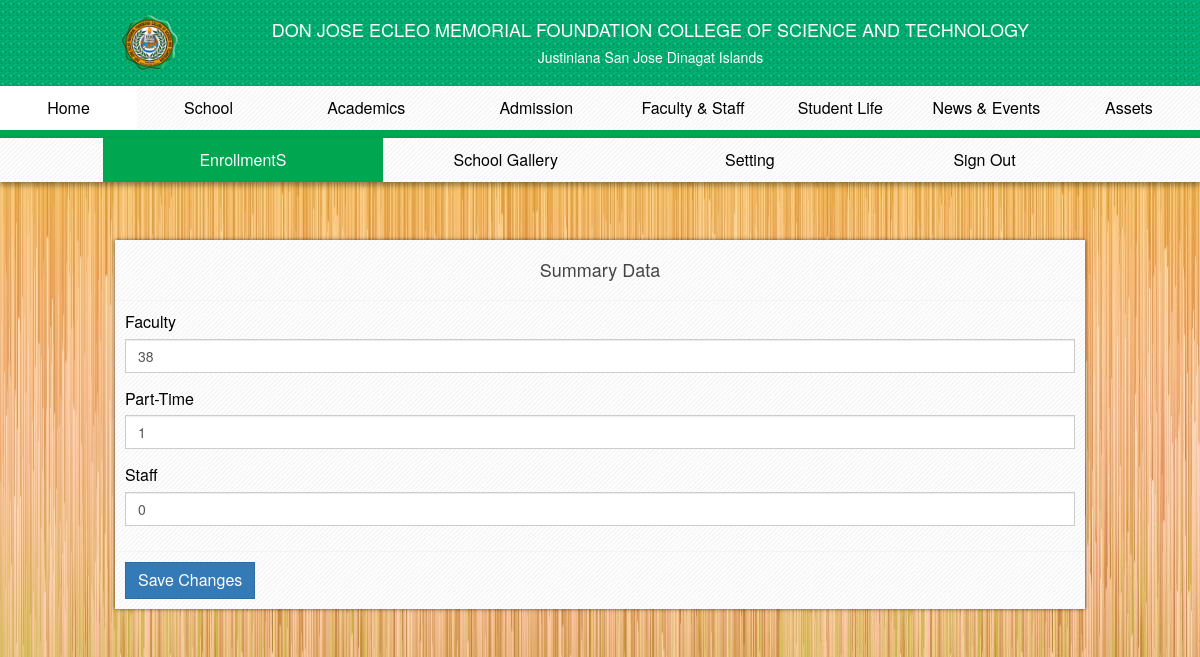
/admin/pages/index/summary.php (signed in), run on the app's committed database.
### tables this page shows
CREATE TABLE `summary_data` (
  `summaryId` int(11) NOT NULL,
  `facultySum` int(11) NOT NULL,
  `staffSum` int(11) NOT NULL,
  `partSum` int(11) NOT NULL
);

### admin/pages/class/connect.php (called while the page is built, shortened)
<?php
  class connection
  {
    private $host = host;
    private $user = user;
    private $pass = pass;
    private $db = db;
    public function connect()
    {
      $this->conn = mysqli_connect($this->host, $this->user, $this->pass, $this->db);
      return false;
    }
  }
?>

### admin/pages/class/data.php (called while the page is built, shortened)
<?php
  include_once 'connect.php';
  class process extends connection
  {
    public function iGetSummary()
    {
      $st = $this->conn->prepare("SELECT * FROM `summary_data`");
      if ($st) {
        if ($st->execute()) {
          $r = $st->get_result();
          return $r;
        }
      }
    }
    public function iGetAllDept()
     {
       $st = $this->conn->prepare("SELECT * FROM `dept_data` WHERE `deptstat` = 1");
       if ($st) {
         if ($st->execute()) {
           $r = $st->get_result();
           return $r;
         }
       }
     }
    public function iGetAllProgram($action, $dept, $title)
    {
      if($action == "name") {
        $st = $this->conn->prepare("SELECT program_data.programId, `programTitle`, `programName`, `programDesc`, `programImage`, `deptTitle` FROM `program_data`
        INNER JOIN `deptjunc_data` ON program_data.programId = deptjunc_data.programId INNER JOIN `dept_data` ON deptjunc_data.deptId = dept_data.deptId  WHERE `deptTitle` = ? ");
        $st->bind_param("s", $dept);
      } else {
        $st = $this->conn->prepare("SELECT program_data.programId, `programTitle`, `programName`, `programDesc`, `programImage`, `deptTitle` FROM `program_data`
        INNER JOIN `deptjunc_data` ON program_data.programId = deptjunc_data.programId INNER JOIN `dept_data` ON deptjunc_data.deptId = dept_data.deptId");
      }
      if($st->execute()) {
        $r = $st->get_result();
      } else {
        $r = 0;
      }
      return $r;
    }
  }
?>

### admin/pages/class/content.php (called while the page is built, shortened)
<?php
  class initContents
  {
    private $path = "../../../admin/pages/";
    public function getStyle() {
      include_once $this->path.'static/style.php';
    }
    public function getHeader() {
      include_once $this->path.'index/header.php';
    }
  }
?>

### admin/pages/index/summary.php (the view, shortened to what this page needs)
<!DOCTYPE html>
<html lang="en" dir="ltr">
  <head>
    <?php
       require_once '../../../admin/pages/class/content.php';
       require_once '../../../admin/pages/class/data.php';
       $init = new initContents();
       $data = new process();
       $init->getTitle();
       $init->getStyle();
      $r = $data->iGetSummary();
      if ($r) {
        $f = $r->fetch_array();
      }
     ?>
  </head>
  <body>
    <?php $init->getHeader() ?>
    <div class="container-fluid">
      <div class="container">
        <div class="row">
          <div class="col-sm-1"></div>
            <div class="col-sm-10">
              <form action="<?php echo htmlspecialchars($_SERVER['PHP_SELF']); ?>" method="post">
                <div class="box box-default">
                  <div class="box-header with-border">
                    <h4 class="text-center">Summary Data</h4>
                  </div>
                  <div class="box-body">
                    <div class="form-group">
                      <label for="faculty">Faculty</label>
                      <input class="form-control" type="text" name="faculty" id="faculty" value="<?php echo $f[1] ?>">
                    </div>
                    <div class="form-group">
                      <label for="parttime">Part-Time</label>
                      <input class="form-control" type="text" name="parttime" id="parttime" value="<?php echo $f[3] ?>">
                    </div>
                    <div class="form-group">
                      <label for="staff">Staff</label>
                      <input class="form-control" type="text" name="staff" id="staff" value="<?php echo $f[2] ?>">
                    </div>
                  </div>
                  <div class="box-footer">
                   <button type="submit" class="btn btn-primary" name="editSum" id="editSum">Save Changes</button>
                  </div>
                </div>
              </form>
            </div>
          <div class="col-sm-1"></div>
        </div>
      </div>
    </div>
  </body>
</html>

### assets/css/adminStyle.css (style rules this page uses)
body { font-family: "Helvetica Neue", Helvetica, Arial, sans-serif; font-size: 16px; color: #000; background-image: url(../../upload/images/body.jpg); background-attachment: fixed; }
.container-fluid { margin-top: 240px; margin-bottom: 30px }
.box { position: relative; border-radius: 0px; margin-bottom: 20px; width: 100%; background-image: url(../../upload/images/bg-content.PNG); -webkit-box-shadow: 0px 0px 4px rgba(0, 0, 0, 0.6); -moz-box-shadow: 0px 0px 4px rgba(0, 0, 0, 0.6); -o-box-shadow: 0px 0px 4px rgba(0, 0, 0, 0.6); box-shadow: 0px 0px 4px rgba(0, 0, 0, 0.6); }
.box.box-default { border-top-color: #d2d6de; }
.box-header:before, .box-body:before, .box-footer:before, .box-header:after, .box-body:after, .box-footer:after { content: " "; display: table; }
.box-header:after, .box-body:after, .box-footer:after { clear: both; }
.box-header { color: #444; display: block; padding: 10px; position: relative; }
.box-header.with-border { border-bottom: 1px solid #f4f4f4; }
.box-body { border-radius: 20px; padding: 10px; }
.box-footer { border-bottom-right-radius: 20px; border-bottom-left-radius: 20px; border-top: 1px solid #f4f4f4; padding: 10px; background-image: url(../../upload/images/bg-content.PNG); }

### data on the page
summary_data: faculty "38", parttime "1", staff "0"

### other printed values
$v[3] "Home"
$v[3] "School"
$v[3] "Academics"
$v[3] "Admission"
$v[3] "Faculty & Staff"
$v[3] "Student Life"
$v[3] "News & Events"
$v[3] "Assets"
$kk[3] "EnrollmentS"
$kk[3] "School Gallery"
$kk[3] "Setting"
$kk[3] "Sign Out"
